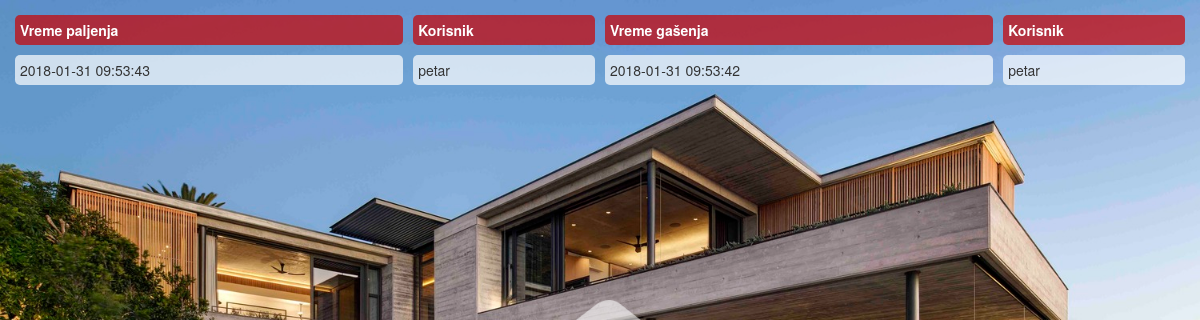
The app's page /lista1.php with its own data.
### tables this page shows
CREATE TABLE `upali` (
  `id` int(11) NOT NULL,
  `vreme` datetime NOT NULL DEFAULT CURRENT_TIMESTAMP,
  `korisnik` text NOT NULL
);

CREATE TABLE `ugasi` (
  `id` int(11) NOT NULL,
  `vreme` datetime NOT NULL DEFAULT CURRENT_TIMESTAMP,
  `korisnik` text NOT NULL
);

### lista1.php (the view, shortened to what this page needs)
<!DOCTYPE html>
<html>
<head>
<link href="bootstrap.css" rel="stylesheet">
<link href="bootstrap-switch.css" rel="stylesheet">
</head>
<body>
<?php
$db=@mysqli_connect("localhost", "root", "", "users") or die ("Neuspela konekcija na bazu");
mysqli_select_db($db,"korisnici");
$pali="SELECT * FROM upali where id='1'";
$gasi="SELECT * FROM ugasi where id='1'";
$resultp = mysqli_query($db,$pali);
$resultg = mysqli_query($db,$gasi);
echo "<table>
<tr>
<th>Vreme paljenja</th>
<th>Korisnik</th>
<th>Vreme gašenja</th>
<th>Korisnik</th>
</tr>";
while($rowp = mysqli_fetch_array($resultp)  and  $rowg = mysqli_fetch_array($resultg) ) {
    echo "<tr>";
    echo "<td>" . $rowp['vreme'] . "</td>";
    echo "<td>" . $rowp['korisnik'] . "</td>";
    echo "<td>" . $rowg['vreme'] . "</td>";
    echo "<td>" . $rowg['korisnik'] . "</td>";
	echo "</tr>";
}
echo "</table>";
?>
</body>
</html>

### lista1.php (style rules this page uses)
table, td, th { border-collapse:separate; border: 1px solid black; padding: 5px; }
table { width: 100%; border-spacing: 10px; border:none; }
td { background-color: rgba(255,255,255,0.7); border:none; border-radius: 5px; }
th { background-color: rgba(204,0,0,0.7); border:none; border-radius: 5px; color: white; }
th { text-align: left; }

### records on screen
ugasi: vreme "2018-01-31 09:53:42", korisnik "petar"
upali: vreme "2018-01-31 09:53:43", korisnik "petar"
